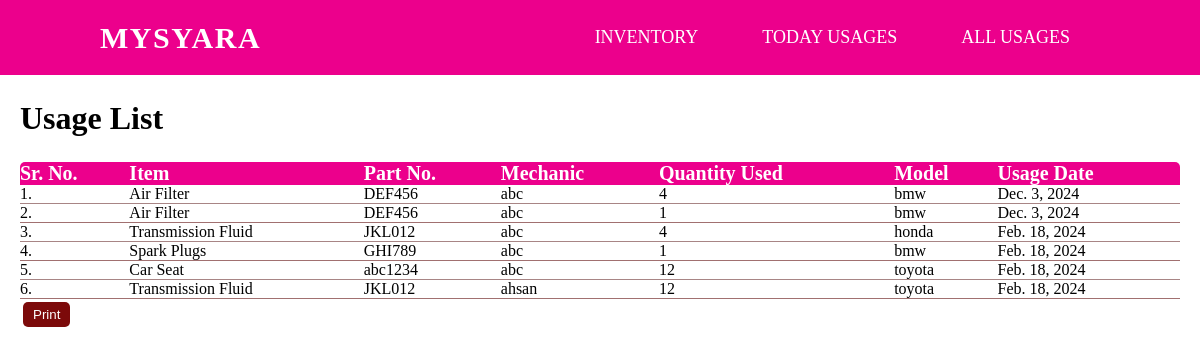
/all_usage_list/, run on the app's committed database.
### inventory/models.py (models this page shows)
class TodayUsage(models.Model):
    inventory_item = models.ForeignKey(InventoryItem, on_delete=models.CASCADE)
    mechanic = models.CharField(max_length=100)
    quantity_used = models.IntegerField()
    model = models.CharField(max_length=100)
    usage_date = models.DateField(auto_now=True)

class InventoryItem(models.Model):
    serial_number = models.IntegerField(unique=True)
    part_number = models.CharField(max_length=100)
    description = models.TextField()
    brand = models.ForeignKey(Brand, on_delete=models.CASCADE)
    quantity = models.IntegerField()
    price = models.DecimalField(max_digits=10, decimal_places=2)

### inventory/views.py (the view)
# urls.py: path('all_usage_list/', views.all_usage_list, name='all_usage_list'),
def all_usage_list(request):
    all_usages = TodayUsage.objects.all()
    return render(request, 'usage_list.html', {'today_usages': all_usages})

### templates/usage_list.html (shortened to what this page needs)
{% extends 'base.html' %}
{% block content %}
<body>
    <div class="container">
    <h1>Usage List</h1>
    <table class="table-content">
        <thead>
            <tr>
                <th>Sr. No.</th>
                <th>Item</th>
                <th>Part No.</th>
                <th>Mechanic</th>
                <th>Quantity Used</th>
                <th>Model</th>
                <th>Usage Date</th>
            </tr>
        </thead>
        <tbody>
            {% for today_usage in today_usages %}
            <tr>
                <td>{{ forloop.counter }}. {{ item }}</td>
                <td>{{ today_usage.inventory_item.description }}</td>
                <td>{{ today_usage.inventory_item.part_number }}</td>
                <td>{{ today_usage.mechanic }}</td>
                <td>{{ today_usage.quantity_used }}</td>
                <td>{{ today_usage.model }}</td>
                <td>{{ today_usage.usage_date }}</td>
            </tr>
            {% endfor %}
        </tbody>
    </table>
    <div class="print-button">
        <button class = "button btn-primary" onclick="window.print()">Print</button>
    </div>
</div>
</body>
{% endblock %}

### templates/base.html (style rules this page uses)
* { margin: 0px; padding: 0px; box-sizing: border-box; }

### templates/usage_list.html (style rules this page uses)
.container { padding-top: 100px; padding-left: 20px; padding-right: 20px; }
.table-content { width: 100%; border-collapse: collapse; margin-top: 25px; font-size: 12pt; border-radius: 5px 5px 0 0; overflow: hidden; }
.table-content thead tr { background-color: #EC008C; color: white; text-align: left; font-weight: bold; font-size: 15pt; }
.table-content tbody tr { border-bottom: 1px solid #9b7373dd; }
.table-content tbody tr:nth-of-type(even) { border-bottom: 1px solid #a17070; }
.print-button { position: relative; }
.btn-primary { background-color: rgb(124, 10, 10); color: #fff; margin: 3px; padding: 5px 10px; border: none; border-radius: 5px; cursor: pointer; }

### data on the page
TodayUsage: inventory_item.description "Air Filter", inventory_item.part_number "DEF456", mechanic "abc", quantity_used "4", model "bmw", usage_date "Dec. 3, 2024"
TodayUsage: inventory_item.description "Air Filter", inventory_item.part_number "DEF456", mechanic "abc", quantity_used "1", model "bmw", usage_date "Dec. 3, 2024"
TodayUsage: inventory_item.description "Transmission Fluid", inventory_item.part_number "JKL012", mechanic "abc", quantity_used "4", model "honda", usage_date "Feb. 18, 2024"
TodayUsage: inventory_item.description "Spark Plugs", inventory_item.part_number "GHI789", mechanic "abc", quantity_used "1", model "bmw", usage_date "Feb. 18, 2024"
TodayUsage: inventory_item.description "Car Seat", inventory_item.part_number "abc1234", mechanic "abc", quantity_used "12", model "toyota", usage_date "Feb. 18, 2024"
TodayUsage: inventory_item.description "Transmission Fluid", inventory_item.part_number "JKL012", mechanic "ahsan", quantity_used "12", model "toyota", usage_date "Feb. 18, 2024"
